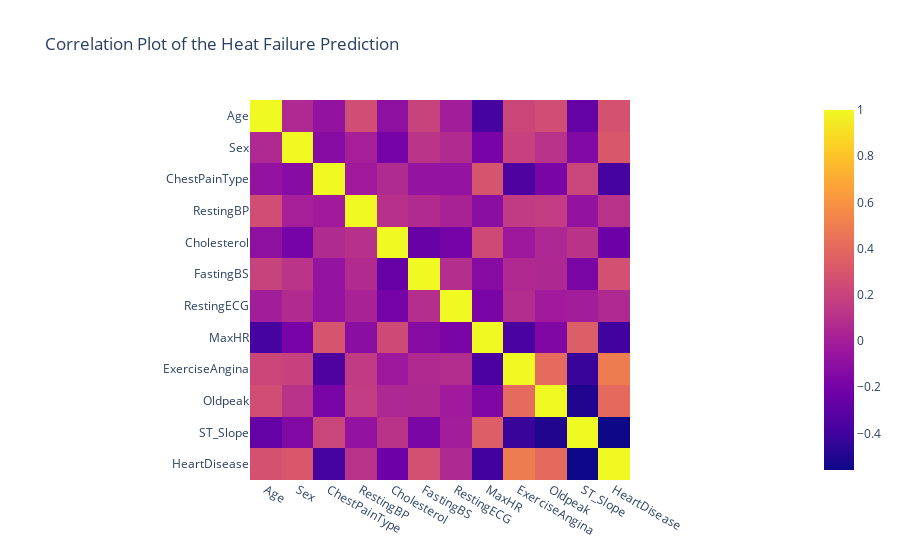

This figure's notebook cell:
### Markdown cell above
### Correlation Matrix

### Code cell
px.imshow(df.corr(),title="Correlation Plot of the Heat Failure Prediction")

### Figure 1 — Plotly figure (JSON) as saved in the notebook; plotly's stock layout.template omitted (floating-point values rounded to 4 significant figures; data arrays with more than 128 entries replaced by an {"elided": "..."} marker saying what was removed)
{"data": [{"coloraxis": "coloraxis", "hovertemplate": "x: %{x}<br>y: %{y}<br>color: %{z}<extra></extra>", "name": "0", "type": "heatmap", "x": ["Age", "Sex", "ChestPainType", "RestingBP", "Cholesterol", "FastingBS", "RestingECG", "MaxHR", "ExerciseAngina", "Oldpeak", "ST_Slope", "HeartDisease"], "xaxis": "x", "y": ["Age", "Sex", "ChestPainType", "RestingBP", "Cholesterol", "FastingBS", "RestingECG", "MaxHR", "ExerciseAngina", "Oldpeak", "ST_Slope", "HeartDisease"], "yaxis": "y", "z": {"elided": "12x12 float values"}}], "layout": {"coloraxis": {"colorscale": [[0, "#0d0887"], [0.1111, "#46039f"], [0.2222, "#7201a8"], [0.3333, "#9c179e"], [0.4444, "#bd3786"], [0.5556, "#d8576b"], [0.6667, "#ed7953"], [0.7778, "#fb9f3a"], [0.8889, "#fdca26"], [1, "#f0f921"]]}, "title": {"text": "Correlation Plot of the Heat Failure Prediction"}, "xaxis": {"anchor": "y", "constrain": "domain", "domain": [0, 1], "scaleanchor": "y"}, "yaxis": {"anchor": "x", "autorange": "reversed", "constrain": "domain", "domain": [0, 1]}}}
